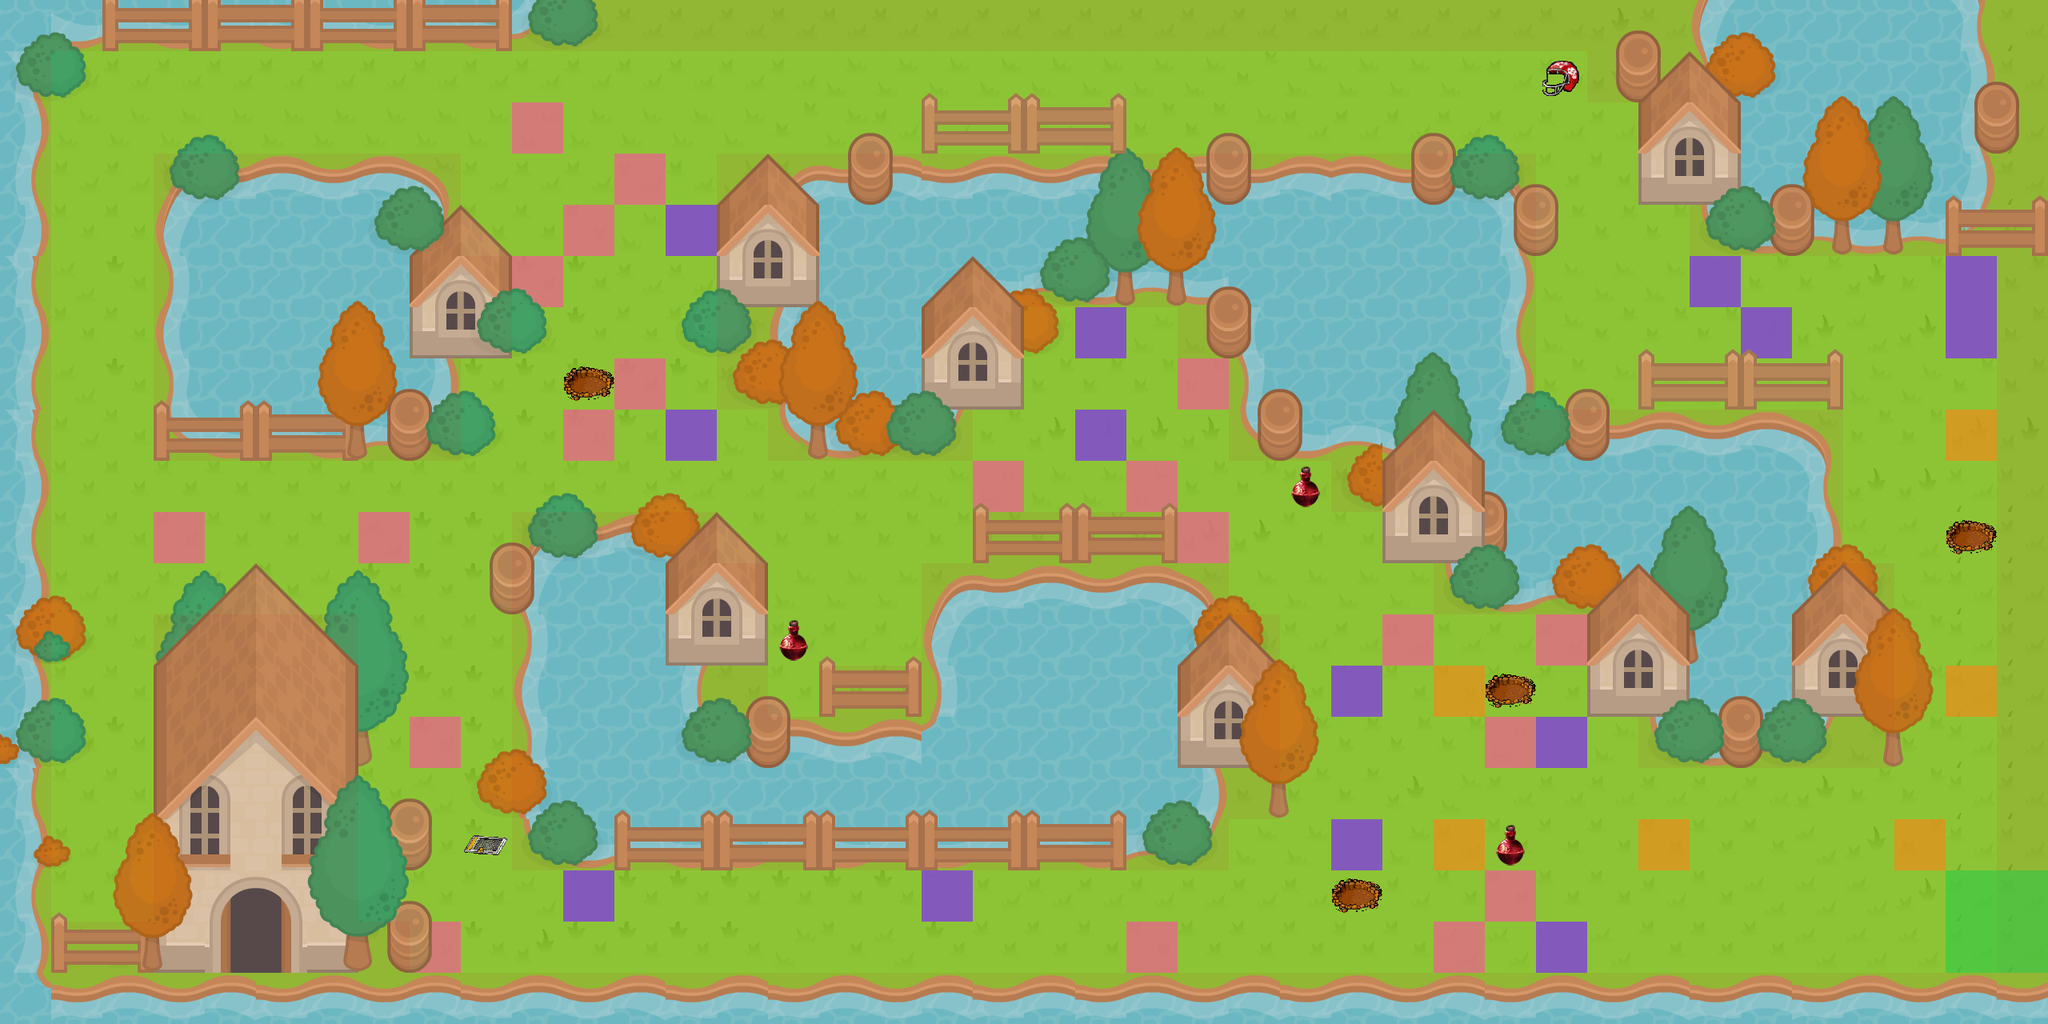

This game map was drawn from its Tiled (.tmx) file and the tilesets committed beside it. A one-line description and the trimmed map source follow:
An orthogonal 40x20 tile map with 64x64 px tiles, 15 tile layers (0_Background, trap, enemy_class_1, enemy_class_2, ...), 12 tilesets and 42 objects (hero, enemy1begin, enemy1end, enemy2end, enemy2begin, ...).

<map version="1.2" tiledversion="1.2.2" orientation="orthogonal" renderorder="right-down" width="40" height="20" tilewidth="64" tileheight="64" infinite="0" nextlayerid="32" nextobjectid="48">
 <tileset firstgid="1" source="RPGpack_sheet_2X.tsx" />
 <tileset firstgid="1041" source="meta.tsx" />
 <tileset firstgid="1042" source="bottle.tsx" />
 <tileset firstgid="1046" source="meta2.tsx" />
 <tileset firstgid="1047" source="weapon1.tsx" />
 <tileset firstgid="1048" source="weapon2.tsx" />
 <tileset firstgid="1049" source="enemy_class_1.tsx" />
 <tileset firstgid="1050" source="enemy_class_2.tsx" />
 <tileset firstgid="1051" source="enemy_class_3.tsx" />
 <tileset firstgid="1052" source="helmet.tsx" />
 <tileset firstgid="1053" source="door.tsx" />
 <tileset firstgid="1054" source="trap.tsx" />
 <layer id="17" name="0_Background" width="40" height="20" locked="1">
  <data>[800 cells, 800 non-empty, 48 distinct tile ids]</data>
 </layer>
 <layer id="31" name="trap" width="40" height="20">
  <data>[800 cells, 4 non-empty, 1 distinct tile ids]</data>
 </layer>
 <objectgroup id="9" name="Objects">
  <object id="2" name="hero" x="151.666" y="161.667" width="13.3333" height="13.3333" />
  <object id="4" name="enemy1begin" x="1954.33" y="930.333" />
  <object id="5" name="enemy1end" x="1952.33" y="1193.33" />
  <object id="6" name="enemy2end" x="666" y="361" />
  <object id="7" name="enemy2begin" x="665.333" y="167.333" />
  <object id="9" name="enemy3begin" x="859" y="288" />
  <object id="10" name="enemy3end" x="859" y="562" />
  <object id="11" name="enemy4begin" x="553" y="1189" />
  <object id="12" name="enemy4end" x="543.333" y="927.667" />
  <object id="13" name="enemy5begin" x="742" y="1118" />
  <object id="14" name="enemy5end" x="1172" y="1118" />
  <object id="15" name="enemy6begin" x="1367" y="420" />
  <object id="16" name="enemy6end" x="1369" y="560" />
  <object id="17" name="enemy7begin" x="1452" y="1184" />
  <object id="18" name="enemy7end" x="1834" y="1190" />
  <object id="19" name="enemy8end" x="729.333" y="294.667" />
  <object id="20" name="enemy8begin" x="732" y="546.667" />
  <object id="21" name="enemy9begin" x="792" y="218" />
  <object id="22" name="enemy9end" x="788" y="488" />
  <object id="23" name="enemy10begin" x="217.333" y="681.333" />
  <object id="25" name="enemy10end" x="484" y="677.333" />
  <object id="26" name="enemy11begin" x="1240" y="608" />
  <object id="27" name="enemy11end" x="1448" y="608" />
  <object id="28" name="enemy12begin" x="1516" y="486" />
  <object id="29" name="enemy12end" x="1506" y="672" />
  <object id="30" name="enemy13begin" x="1688.67" y="863.333" />
  <object id="31" name="enemy13end" x="1690.67" y="1064.67" />
  <object id="32" name="enemy14begin" x="1754" y="802" />
  <object id="33" name="enemy14end" x="1952" y="802" />
  <object id="34" name="enemy15begin" x="1816.67" y="866.667" />
  <object id="35" name="enemy15end" x="1818.67" y="1070" />
  <object id="36" name="enemy16begin" x="1887.33" y="1121" width="8" height="13" />
  <object id="37" name="enemy16end" x="1883" y="934" />
  <object id="38" name="enemy17begin" x="2152" y="358" />
  <object id="40" name="enemy17end" x="2464" y="360" />
  <object id="41" name="enemy18begin" x="2208" y="410" />
  <object id="42" name="enemy18end" x="2460" y="412" />
  <object id="43" name="enemy19begin" x="2464" y="538" />
  <object id="44" name="enemy19end" x="2468" y="868" />
  <object id="45" name="enemy20begin" x="2090" y="1052" />
  <object id="46" name="enemy20end" x="2394" y="1054" />
  <object id="47" name="exit" x="2469" y="1182" />
 </objectgroup>
 <layer id="28" name="enemy_class_1" width="40" height="20" opacity="0.72">
  <data>[800 cells, 20 non-empty, 1 distinct tile ids]</data>
 </layer>
 <layer id="29" name="enemy_class_2" width="40" height="20" opacity="0.89">
  <data>[800 cells, 14 non-empty, 1 distinct tile ids]</data>
 </layer>
 <layer id="30" name="enemy_class_3" width="40" height="20" opacity="0.7">
  <data>[800 cells, 6 non-empty, 1 distinct tile ids]</data>
 </layer>
 <layer id="18" name="1_treesBlocked" width="40" height="20">
  <data>[800 cells, 236 non-empty, 36 distinct tile ids]</data>
 </layer>
 <layer id="19" name="2_house2" width="40" height="20">
  <data>[800 cells, 62 non-empty, 15 distinct tile ids]</data>
 </layer>
 <layer id="20" name="3_windows&amp;doors" width="40" height="20">
  <data>[800 cells, 48 non-empty, 12 distinct tile ids]</data>
 </layer>
 <layer id="21" name="4_house1" width="40" height="20">
  <data>[800 cells, 56 non-empty, 24 distinct tile ids]</data>
 </layer>
 <layer id="22" name="5_tree" width="40" height="20">
  <data>[800 cells, 143 non-empty, 24 distinct tile ids]</data>
 </layer>
 <layer id="23" name="Medicine" width="40" height="20">
  <data>[800 cells, 3 non-empty, 1 distinct tile ids]</data>
 </layer>
 <layer id="24" name="Weapon" width="40" height="20">
  <data>[800 cells, 1 non-empty, 1 distinct tile ids]</data>
 </layer>
 <layer id="25" name="Weapon2" width="40" height="20">
  <data>[800 cells, 1 non-empty, 1 distinct tile ids]</data>
 </layer>
 <layer id="26" name="collidable" width="40" height="20">
  <data>[800 cells, 436 non-empty, 1 distinct tile ids]</data>
 </layer>
 <layer id="27" name="collectable" width="40" height="20" opacity="0.54">
  <data>[800 cells, 4 non-empty, 1 distinct tile ids]</data>
 </layer>
</map>
